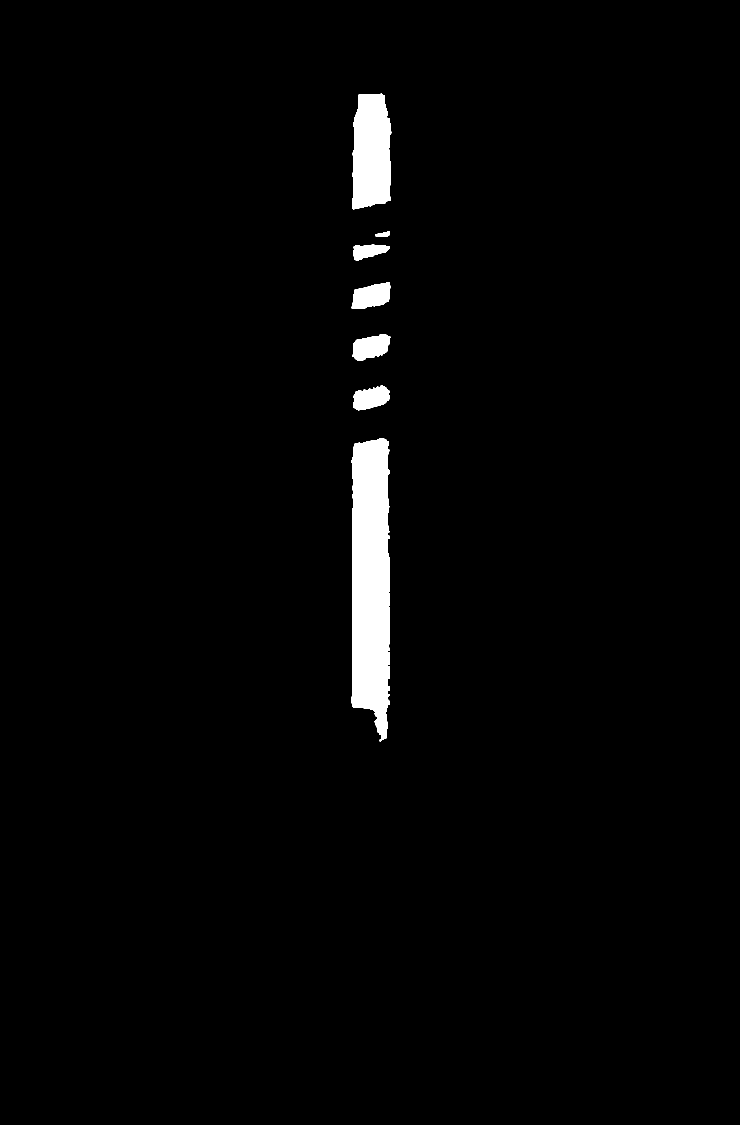
#> input picture 20 - Source Library/Interactive Models/Fisher 657 Working Model/pipeline/parts2/actuator-stem.png, 1480 x 2250 px, given in place of yoke.png, which was not available (shown at 1/2 size)
$ python refine2.py
#> lines starting #> are read from the running program, lines starting #| are printed output that depends on the picture; after the words box and inside, x2 and y2 are one past the last pixel; in counts of white or black regions, pixels touching at a corner belong together; pictures that were not available may be replaced by others from this repository, and a replacement may not be noted
# -*- coding: utf-8 -*-
"""Refinement rev B — per Franz's correction list (2026-09-25):
 - yoke: remove front-view panel + nameplate surround BEFORE symmetrizing;
   top of housing flush and connected left-to-right behind the spring;
   NO corner rounding (straight edges stay straight; orthogonal snap)
 - casings: symmetric, light smoothing only on genuinely curved runs
 - diaphragm: keep the painted primitive shape; extract its rest centerline
   and the molded-dip pivot points for the hinge animation
 - no nameplate, no fasteners, no connector, no indicator disk
 - stem: bottom ~1 inch threaded
 - scale: 0 at top aligned to stem bottom at rest; 3/4 at +60px; OPEN at 0
"""
import cv2, json
import numpy as np

CX = 742.5

def load(n):
#> called with n = 'yoke'
    return cv2.imread(f"parts2/{n}.png", cv2.IMREAD_GRAYSCALE)
#> returned value: shape (2250, 1480); 2% white; 7 white regions, largest, box (x1, y1, x2, y2) and area: (702, 876, 780, 1483) 40243, (704, 187, 783, 419) 15643, (703, 565, 781, 618) 3027

def symmetrize(m, cx):
#> called with cx = 742.5
    H, W = m.shape
#> H = 2250; W = 1480
    M = np.float32([[-1, 0, 2*cx], [0, 1, 0]])
    return cv2.bitwise_or(m, cv2.warpAffine(m, M, (W, H)))
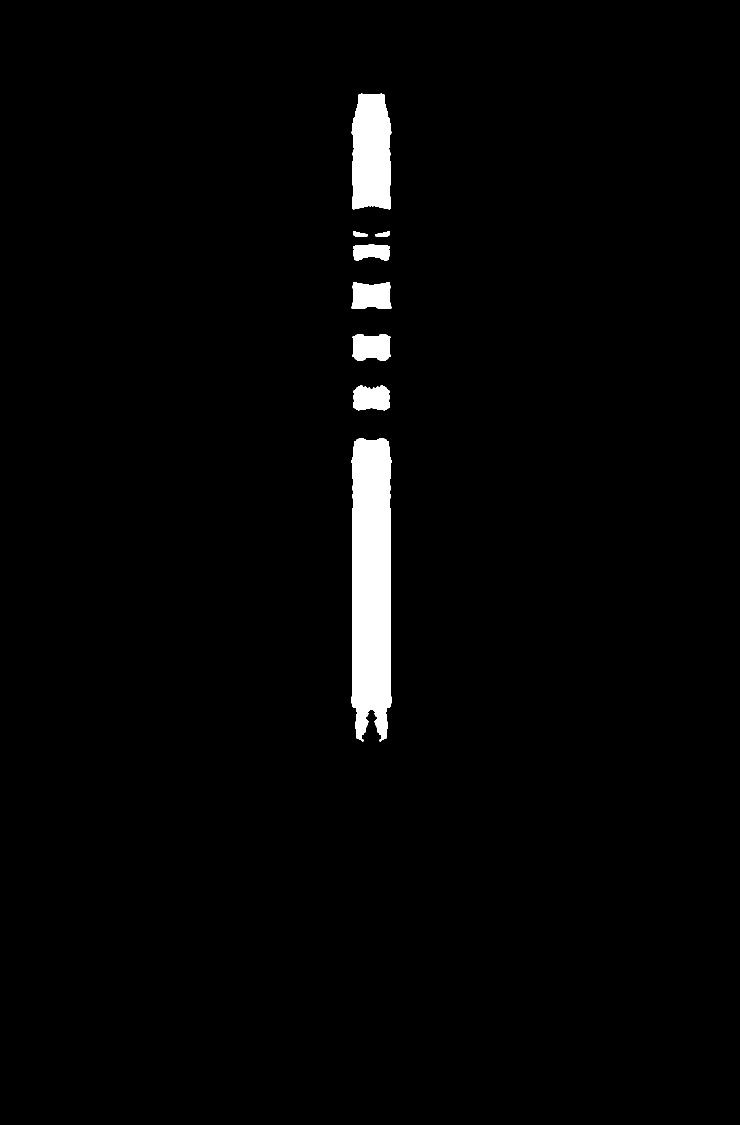
#> returned value: shape (2250, 1480) (shown at 1/2 size); 2.2% white; 8 white regions, largest, box (x1, y1, x2, y2) and area: (702, 876, 784, 1483) 43302, (703, 187, 783, 419) 16384, (703, 565, 783, 618) 3698

def snap_ortho(pts, ang_tol_deg=6):
    # make near-vertical/horizontal segments exactly so (straight stays straight)
    pts = [list(p) for p in pts]
    n = len(pts)
    for i in range(n):
        x0, y0 = pts[i]; x1, y1 = pts[(i+1) % n]
        dx, dy = x1-x0, y1-y0
        L = (dx*dx+dy*dy) ** 0.5
        if L < 6: continue
        import math
        a = abs(math.degrees(math.atan2(dy, dx))) % 180
        if a < ang_tol_deg or a > 180-ang_tol_deg:        # horizontal
            ym = (y0+y1)/2; pts[i][1]=ym; pts[(i+1)%n][1]=ym
        elif abs(a-90) < ang_tol_deg:                      # vertical
            xm = (x0+x1)/2; pts[i][0]=xm; pts[(i+1)%n][0]=xm
    return [tuple(p) for p in pts]

def chaikin(pts, iters=1):
    for _ in range(iters):
        out = []
        n = len(pts)
        for i in range(n):
            p, q = pts[i], pts[(i+1) % n]
            out.append((0.75*p[0]+0.25*q[0], 0.75*p[1]+0.25*q[1]))
            out.append((0.25*p[0]+0.75*q[0], 0.25*p[1]+0.75*q[1]))
        pts = out
    return pts

def to_path(m, eps, smooth_iters, snap):
    m = cv2.morphologyEx(m, cv2.MORPH_CLOSE, np.ones((5,5), np.uint8))
    m = cv2.morphologyEx(m, cv2.MORPH_OPEN, np.ones((3,3), np.uint8))
    cnts, _ = cv2.findContours(m, cv2.RETR_CCOMP, cv2.CHAIN_APPROX_SIMPLE)
    d = ""
    for c in cnts:
        if cv2.contourArea(c) < 400: continue
        ap = cv2.approxPolyDP(c, eps, True).reshape(-1, 2).astype(float)
        pts = [tuple(p) for p in ap]
        if snap: pts = snap_ortho(pts)
        if smooth_iters: pts = chaikin(pts, smooth_iters)
        d += "M " + " L ".join(f"{x:.1f},{y:.1f}" for x, y in pts) + " Z "
    return d.strip()

parts = {}

# --- yoke: strip front panel, force flush connected top, no rounding ---
yk = load("yoke").copy()
# remove the front-view housing panel + nameplate surround (right of the
# sectioned wall); symmetrize then rebuilds the right side from the clean left
yk[535:1015, 795:925] = 0
yk = symmetrize(yk, CX)
# top of the housing: flush and connected left-to-right at the casing joint
yk[505:540, 465:1020] = 255
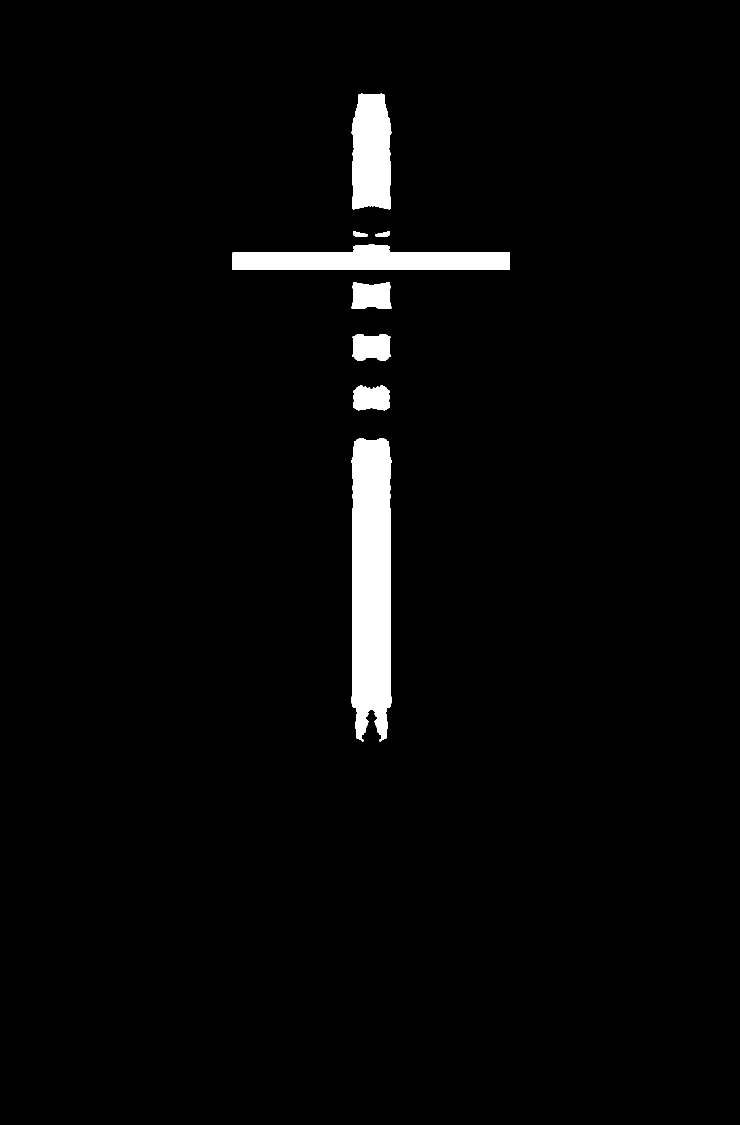
#> yk: shape (2250, 1480) (shown at 1/2 size); 2.7% white; 8 white regions, largest, box (x1, y1, x2, y2) and area: (702, 876, 784, 1483) 43302, (465, 489, 1020, 540) 20499, (703, 187, 783, 419) 16384
parts["yoke"] = to_path(yk, 3.0, 0, True)
#> in to_path, `m = cv2.morphologyEx(m, cv2.MORPH_CLOSE, np.ones((5,5), np.uint8))`: m: shape (2250, 1480); 2.7% white; 8 white regions
#> in to_path, `cnts, _ = cv2.findContours(m, cv2.RETR_CCOMP, cv2.CHAIN_APPROX_SIMPLE)`: cnts = 8 contours; box (x1, y1, x2, y2) and area: (702, 876, 784, 1483) 42608, (465, 489, 1020, 540) 19912, (703, 187, 783, 419) 16113, (703, 565, 783, 618) 3569, (705, 668, 781, 722) 3424, (706, 770, 780, 821) 3072, (750, 463, 780, 473) 172, (706, 463, 736, 473) 172
#> the loop in to_path, `for c in cnts:` made 8 passes
#> (pts, n in snap_ortho) on pass 4: ([[706, 565], [703, 616], [782, 616], [779, 565], [747, 570]], 5)
#> n in snap_ortho on passes 1, 2, 3, 5, 8: 28, 10, 11, 9, 12

# --- casings: symmetric; curves smoothed lightly, flanges snapped ---
up = symmetrize(load("upper-diaphragm-casing"), CX)
#> call 2 of load, with n = 'upper-diaphragm-casing'
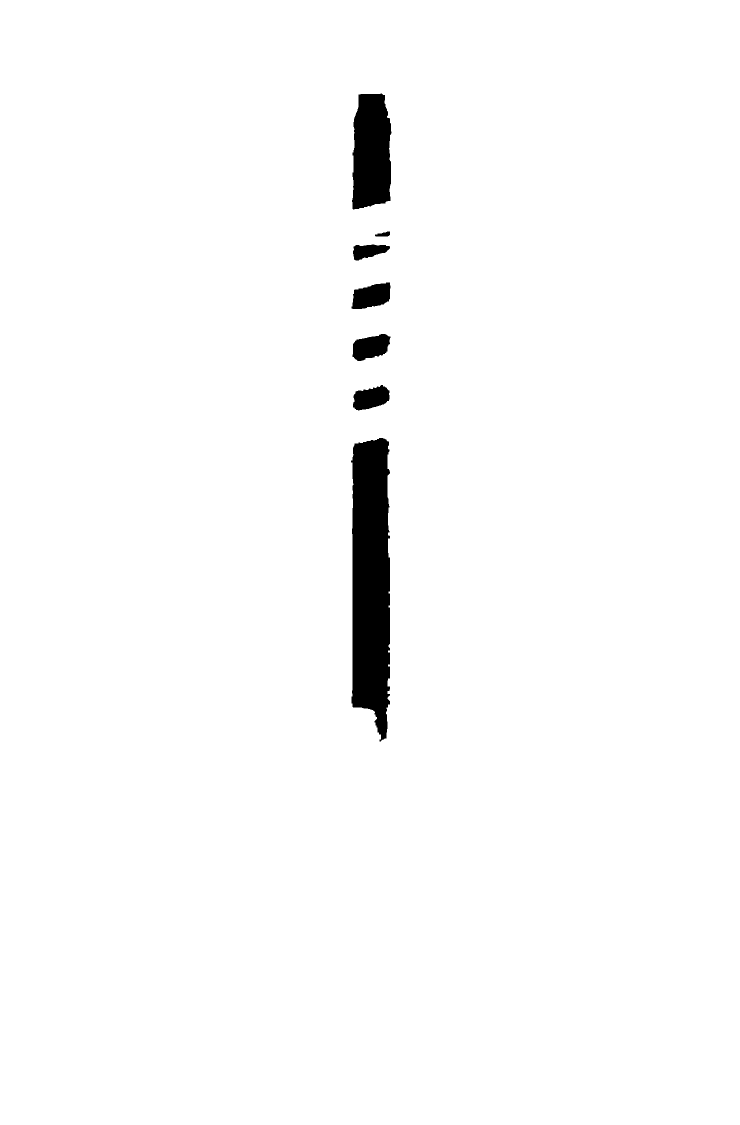
#> input picture 20 - Source Library/Interactive Models/Fisher 657 Working Model/pipeline/parts2/actuator-stem_inv.png, 1480 x 2250 px, given in place of upper-diaphragm-casing.png, which was not available (shown at 1/2 size)
#> call 2 of symmetrize, with cx = 742.5
#> in symmetrize (call 2), `return cv2.bitwise_or(m, cv2.warpAffine(m, M, (W, H)))`:
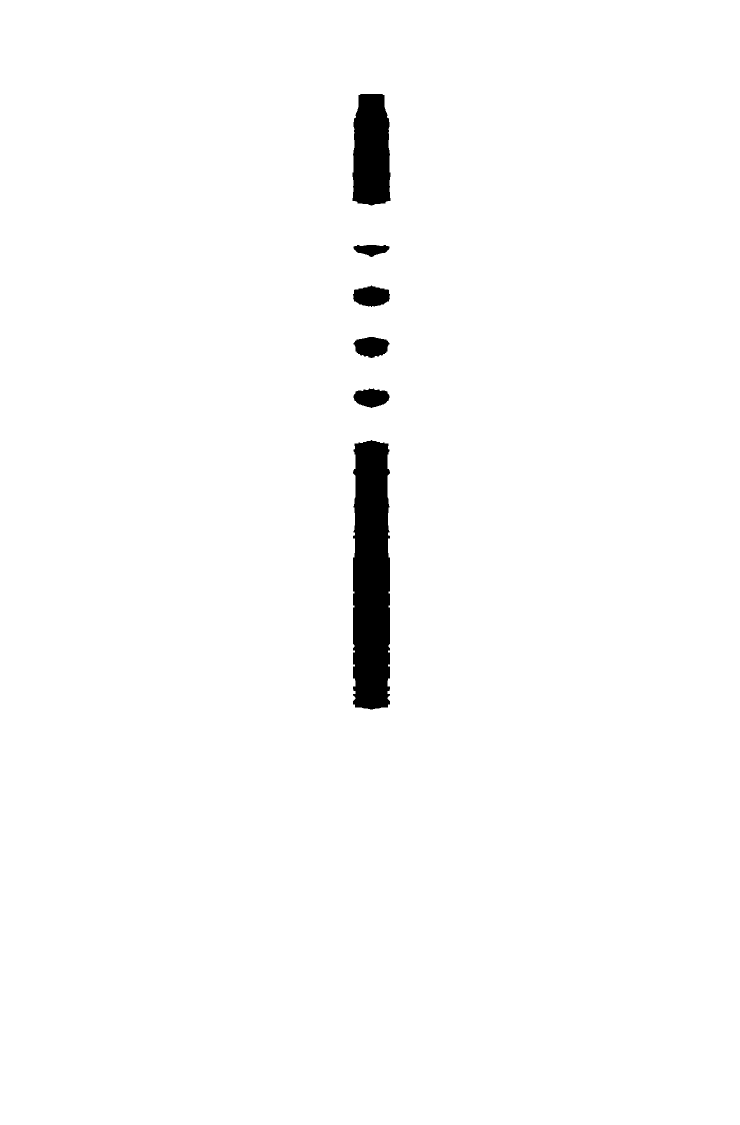
#> returned value: shape (2250, 1480) (shown at 1/2 size); 98.2% white; 6 black regions, box (x1, y1, x2, y2) and area: (706, 880, 780, 1419) 37184, (705, 188, 781, 411) 14902, (706, 571, 780, 614) 2356, (707, 674, 779, 716) 2222, (707, 777, 779, 816) 2042, (707, 490, 779, 514) 1148
parts["upper-diaphragm-casing"] = to_path(up, 3.0, 0, True)  # no rounding (Franz)
#> in to_path (call 2), `m = cv2.morphologyEx(m, cv2.MORPH_CLOSE, np.ones((5,5), np.uint8))`: m: shape (2250, 1480); 98.2% white; 6 black regions
#> in to_path (call 2), `cnts, _ = cv2.findContours(m, cv2.RETR_CCOMP, cv2.CHAIN_APPROX_SIMPLE)`: cnts = 7 contours; box (x1, y1, x2, y2) and area: (0, 0, 1480, 2250) 3326271, (705, 881, 781, 1420) 37763, (704, 187, 782, 411) 15150, (706, 572, 780, 613) 2427, (708, 673, 778, 716) 2281, (706, 777, 780, 816) 2114, (707, 489, 779, 514) 1204
#> the loop in to_path (call 2), `for c in cnts:` made 7 passes
#> (pts, n in snap_ortho) on pass 1: ([(0, 0), (0, 2249), (1479, 2249), (1479, 0)], 4)
#> n in snap_ortho on passes 2 to 7: 47, 9, 9, 7, 7, 12
lo = symmetrize(load("lower-diaphragm-casing"), CX)
parts["lower-diaphragm-casing"] = to_path(lo, 3.0, 0, True)  # no rounding (Franz)

# --- spring seat & adjuster: EXACT painted geometry (hard geometry) ---
parts["spring-seat"] = to_path(load("spring-seat"), 2.5, 0, True)
#> (the run stopped early here; a loop or call above may not have finished)
